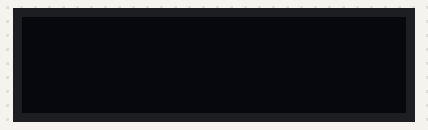
This program was run on a simulated ESP8266 board running MicroPython. Parts: 128×32 one-colour display. Library files of the repository ran but are not shown: ssd1306.py.

Above: at 0.1 s.
At 2.1 s:
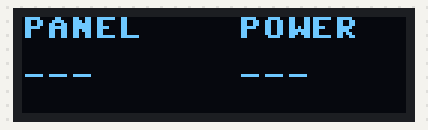
At 4.1 s:
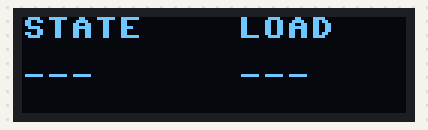
At 6.1 s:
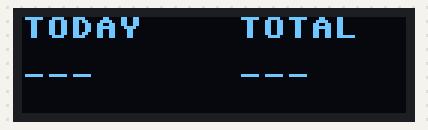
At 8.1 s:
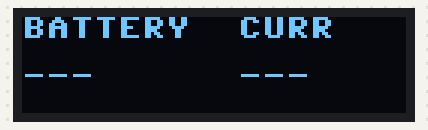

The program:

main.py
```python
"""
Victron BlueSolar OLED Display — MicroPython for Lolin D1 Mini
Auto-cycles through 4 screens every 2 seconds.

━━━━━━━━━━━━━━━━━━━━━━━━━━━━━━━━━━━━━━━━━━━━━━━━━━━━━━
WIRING
━━━━━━━━━━━━━━━━━━━━━━━━━━━━━━━━━━━━━━━━━━━━━━━━━━━━━━
VE.Direct JST 4-pin (pin 1 nearest locking tab):

  VE.Direct Pin 1 (GND)  ──── D1 Mini GND
  VE.Direct Pin 2 (RX)   ──── not connected (listen only)
  VE.Direct Pin 3 (TX)   ──── D1 Mini RX (GPIO3)  [direct, no LED]
  VE.Direct Pin 4 (+5V)  ──── D1 Mini 5V  (to power the board)

SSD1306 OLED (I2C, 128x32):

  OLED VCC  ──── D1 Mini 3.3V
  OLED GND  ──── D1 Mini GND
  OLED SDA  ──── D1 Mini D2 (GPIO4)
  OLED SCL  ──── D1 Mini D1 (GPIO5)

NOTE: USB must be disconnected when running from VE.Direct 5V.
      UART0 (GPIO3) is shared with USB and will not receive
      VE.Direct data while USB is connected.
━━━━━━━━━━━━━━━━━━━━━━━━━━━━━━━━━━━━━━━━━━━━━━━━━━━━━━
"""

from machine import UART, I2C, Pin
import network
import ssd1306
import utime

# ── Disable WiFi ──────────────────────────────────────────────────────────────
network.WLAN(network.STA_IF).active(False)
network.WLAN(network.AP_IF).active(False)

# ── UART (VE.Direct) ──────────────────────────────────────────────────────────
# UART0 RX = GPIO3 (pin labelled RX on D1 Mini)
# USB must be disconnected for this to work
uart = UART(0, baudrate=115200, rxbuf=256)

# ── OLED (I2C) ────────────────────────────────────────────────────────────────
i2c  = I2C(scl=Pin(5), sda=Pin(4))   # D1=GPIO5, D2=GPIO4
oled = ssd1306.SSD1306_I2C(128, 32, i2c)

# ── Charge state lookup ───────────────────────────────────────────────────────
CS_NAMES = {
    0:   'Off',
    2:   'Fault',
    3:   'Bulk',
    4:   'Absorb',
    5:   'Float',
    7:   'Equal',
    245: 'Start',
}

# ── Shared data ───────────────────────────────────────────────────────────────
data = {
    'V':    None,  # battery voltage (mV)
    'I':    None,  # battery current (mA)
    'VPV':  None,  # panel voltage (mV)
    'PPV':  None,  # panel power (W)
    'CS':   None,  # charge state
    'LOAD': None,  # load on/off
    'H20':  None,  # yield today (0.01 kWh)
    'H19':  None,  # yield total (0.01 kWh)
}

# ── VE.Direct parser ──────────────────────────────────────────────────────────
class VEDirectParser:
    def __init__(self):
        self.block    = {}
        self.line_buf = ''

    def feed_byte(self, b):
        char = chr(b)
        if char == '\n':
            self._process(self.line_buf)
            self.line_buf = ''
        else:
            self.line_buf += char

    def _process(self, line):
        line = line.strip('\r')
        if not line or '\t' not in line:
            return
        key, _, val = line.partition('\t')
        if key == 'Checksum':
            if self.block:
                for k in data:
                    if k in self.block:
                        data[k] = self.block[k]
            self.block = {}
        else:
            try:
                self.block[key] = int(val)
            except:
                self.block[key] = val

# ── Formatting helpers ────────────────────────────────────────────────────────
def fmt_v(val):
    try:    return '{:.2f}V'.format(int(val) / 1000)
    except: return '---'

def fmt_a(val):
    try:    return '{:+.2f}A'.format(int(val) / 1000)
    except: return '---'

def fmt_w(val):
    try:    return '{}W'.format(int(val))
    except: return '---'

def fmt_yield(val):
    try:    return '{:.2f}kWh'.format(int(val) / 100)
    except: return '---'

def fmt_total(val):
    try:    return '{:.1f}'.format(int(val) / 100)
    except: return '---'

def fmt_cs(val):
    try:    return CS_NAMES.get(int(val), 'CS:{}'.format(val))
    except: return '---'

# ── Screen renderers ──────────────────────────────────────────────────────────
def draw_screen(screen_idx):
    oled.fill(0)

    if screen_idx == 0:
        oled.text('BATTERY', 0, 0)
        oled.text(fmt_v(data['V']), 0, 16)
        oled.text('CURR', 72, 0)
        oled.text(fmt_a(data['I']), 72, 16)

    elif screen_idx == 1:
        oled.text('PANEL', 0, 0)
        oled.text(fmt_v(data['VPV']), 0, 16)
        oled.text('POWER', 72, 0)
        oled.text(fmt_w(data['PPV']), 72, 16)

    elif screen_idx == 2:
        oled.text('STATE', 0, 0)
        oled.text(fmt_cs(data['CS']), 0, 16)
        oled.text('LOAD', 72, 0)
        oled.text(str(data['LOAD']) if data['LOAD'] else '---', 72, 16)

    elif screen_idx == 3:
        oled.text('TODAY', 0, 0)
        oled.text(fmt_yield(data['H20']), 0, 16)
        oled.text('TOTAL', 72, 0)
        oled.text(fmt_total(data['H19']), 72, 16)

    oled.show()

# ── Main loop ─────────────────────────────────────────────────────────────────
parser     = VEDirectParser()
screen_idx = 0
NUM_SCREENS  = 4
CYCLE_MS     = 2000
last_cycle   = utime.ticks_ms()

while True:
    # Drain all available UART bytes
    while uart.any():
        b = uart.read(1)
        if b:
            parser.feed_byte(b[0])

    # Cycle screen on timer
    now = utime.ticks_ms()
    if utime.ticks_diff(now, last_cycle) >= CYCLE_MS:
        screen_idx = (screen_idx + 1) % NUM_SCREENS
        last_cycle = now
        draw_screen(screen_idx)

    utime.sleep_ms(10)
```

Measured:
- by itself, everything shown: repeats every 8.0 s, in 4 steps
- what the display in image 1 shows lasts 2.0 s, from 2.0 s to 4.0 s
